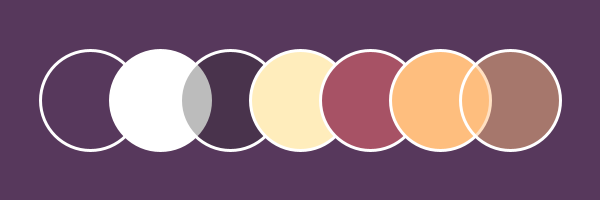
Frame 1 (no input)
Frame 60 (the mouse pressed at the canvas centre just before this capture): identical to frame 1, image omitted
Frame 120 (the mouse held since frame 60 and released just before this capture): identical to frame 1, image omitted

The Processing sketch that drew this single still picture (run headless with seeded random() and noise(); from frame 60 on, the mouse is pressed at the canvas centre):

// Processing sketch: processing_154788
// ── processing_154788.pde

void setup() {
  size(600, 200);
  smooth();
 
  frameRate (30);
}
 
 
void draw()
{
  background(#57385c);
  
  stroke (255);
  strokeWeight (3);
  
  noFill();
  ellipse (90,100, 100,100);
  
  fill (255);
  ellipse (160,100, 100,100);
  
  fill (40, 80);
  ellipse (230,100, 100,100);
  
  fill (255,237,188);
  ellipse (300,100, 100,100);
  
  fill (167,82,101);
  ellipse (370,100, 100,100);
  
  fill (#FEBE7E);
  ellipse (440,100, 100,100);
  
  fill (#FEBE7E, 120);
  ellipse (510,100, 100,100);
  
 }
